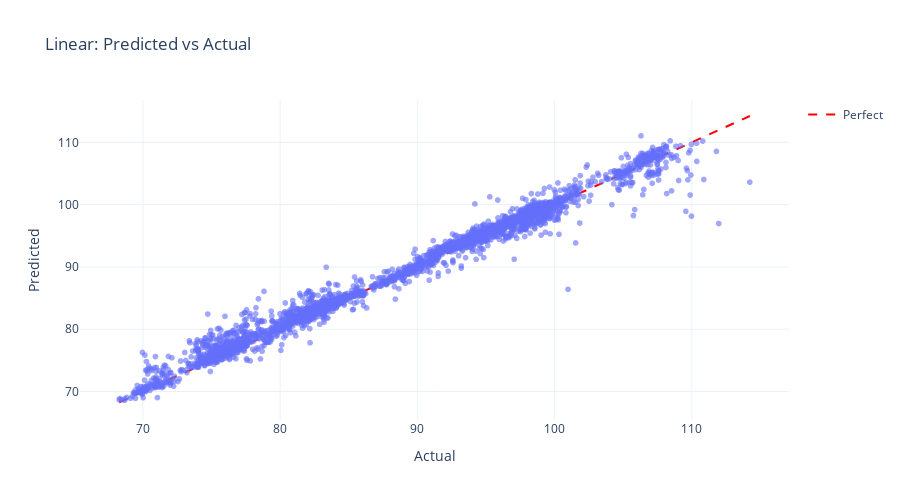

Here is the notebook cell this chart was saved with:
### Code cell
best = fitted["Linear"]
X_trainval = trainval_df[features]
y_trainval = trainval_df["LapTimeSeconds"].to_numpy()
X_test = test_df[features]
y_test = test_df["LapTimeSeconds"].to_numpy()
best.fit(X_trainval, y_trainval)
test_pred = best.predict(X_test)

plot_actual_vs_pred(y_test, test_pred, title="Linear: Predicted vs Actual")

### Figure 1 — Plotly figure (JSON) as saved in the notebook; plotly's stock layout.template omitted (floating-point values rounded to 4 significant figures; data arrays with more than 128 entries replaced by an {"elided": "..."} marker saying what was removed)
{"data": [{"hovertemplate": "Actual=%{x}<br>Predicted=%{y}<extra></extra>", "legendgroup": "", "marker": {"color": "#636efa", "opacity": 0.6, "symbol": "circle"}, "mode": "markers", "name": "", "showlegend": false, "type": "scattergl", "x": {"elided": "3000 float values"}, "xaxis": "x", "y": {"elided": "3000 float values"}, "yaxis": "y"}, {"line": {"color": "red", "dash": "dash"}, "mode": "lines", "name": "Perfect", "type": "scatter", "x": [68.27, 114.2], "y": [68.27, 114.2]}], "layout": {"height": 500, "legend": {"tracegroupgap": 0}, "title": {"text": "Linear: Predicted vs Actual"}, "xaxis": {"anchor": "y", "domain": [0, 1], "title": {"text": "Actual"}}, "yaxis": {"anchor": "x", "domain": [0, 1], "title": {"text": "Predicted"}}}}
